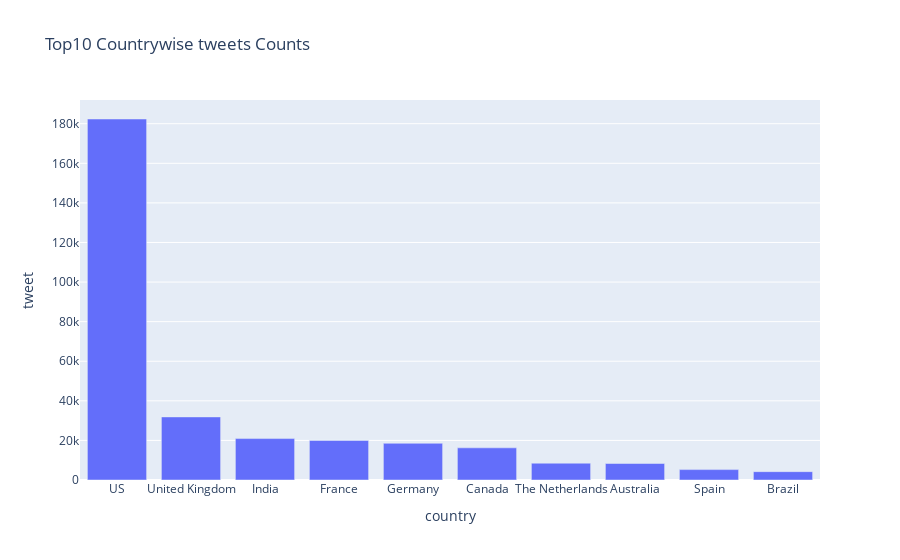

Source (notebook cell):
### Code cell
# Top10 Countrywise tweets Counts 
top10countries = data.groupby('country')['tweet'].count().sort_values(ascending=False).reset_index().head(10) 

# Interactive bar chart 
fig = px.bar(top10countries, x='country', y='tweet', 
			title='Top10 Countrywise tweets Counts') 

# To view the graph 
fig.show()

### Figure 1 — Plotly figure (JSON) as saved in the notebook; plotly's stock layout.template omitted (floating-point values rounded to 4 significant figures)
{"data": [{"alignmentgroup": "True", "hovertemplate": "country=%{x}<br>tweet=%{y}<extra></extra>", "legendgroup": "", "marker": {"color": "#636efa", "pattern": {"shape": ""}}, "name": "", "offsetgroup": "", "orientation": "v", "showlegend": false, "textposition": "auto", "type": "bar", "x": ["US", "United Kingdom", "India", "France", "Germany", "Canada", "The Netherlands", "Australia", "Spain", "Brazil"], "xaxis": "x", "y": [182382, 31869, 20931, 19996, 18534, 16250, 8491, 8330, 5254, 4211], "yaxis": "y"}], "layout": {"autosize": true, "barmode": "relative", "legend": {"tracegroupgap": 0}, "title": {"text": "Top10 Countrywise tweets Counts"}, "xaxis": {"anchor": "y", "autorange": true, "domain": [0, 1], "range": [-0.5, 9.5], "title": {"text": "country"}, "type": "category"}, "yaxis": {"anchor": "x", "autorange": true, "domain": [0, 1], "range": [0, 192000.0], "title": {"text": "tweet"}, "type": "linear"}}}
